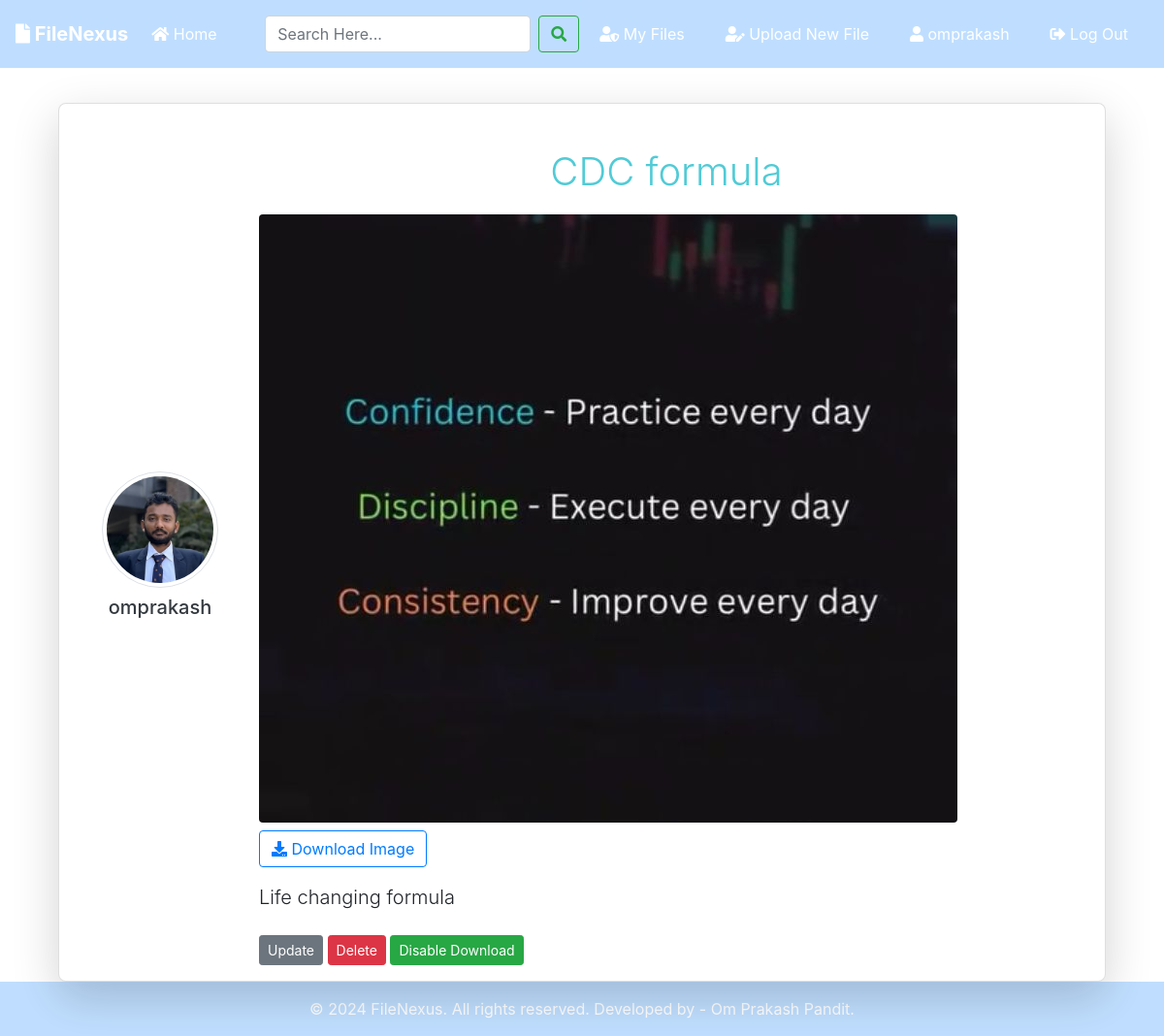
/post/6/ (signed in), run on the app's committed database.
### blog/models.py (models this page shows, shortened)
class Post(models.Model):
	title = models.CharField(max_length=100)
	file = models.FileField(null=True,blank=True,upload_to='Files')
	content = models.TextField()
	date_posted = models.DateTimeField(default=timezone.now)
	author = models.ForeignKey(User, on_delete=models.CASCADE)
	downloadable = models.BooleanField(default=True)
	def extension(self):
		name, extension = os.path.splitext(self.file.name)
		return extension

### users/models.py (models this page shows, shortened)
class Profile(models.Model):
    user = models.OneToOneField(User, on_delete=models.CASCADE)
    image = models.ImageField(default='default.jpg', upload_to='profile_pics')

### blog/views.py (the view)
# urls.py: path('post/<int:pk>/', PostDetailView.as_view(), name='post-detail'),
class PostDetailView(DetailView):
    model = Post
    template_name = 'blog/post_detail.html'

### blog/templates/blog/post_detail.html (shortened to what this page needs)
{% extends "blog/base.html" %}
{% block content %}
<div class="container mt-3">
    <div class="card shadow-lg">
        <div class="card-body">
            <div class="row align-items-center">
                <div class="col-md-2 user-info">
                    <img src="{{ object.author.profile.image.url }}" alt="{{ object.author.username }}" class="rounded-circle img-thumbnail img-fluid" style="width: 120px; height: 120px;">
                    <h5 class="mt-2">
                        <a href="{% url 'user-posts' object.author.username %}" class="text-dark">{{ object.author.username }}</a>
                    </h5>
                </div>
                <div class="col-md-10">
                    <h1 class="display-4">{{ object.title }}</h1>
                    {% if object.file %}
                        <div class="mt-3 mb-3">
                            {% if object.extension == '.jpg' or object.extension == 'jpeg' or object.extension == 'png' %}
                                <img src="{{ object.file.url }}" alt="Uploaded image" class="img-fluid rounded">
                                {% if object.downloadable %}
                                    <a href="{{ object.file.url }}" download class="btn btn-outline-primary mt-2"><i class="fas fa-download"></i> Download Image</a>
                                {% endif %}
                            {% else %}
                                {% if object.downloadable %}
                                    <a href="{{ object.file.url }}" download class="btn btn-outline-primary mt-2"><i class="fas fa-download"></i> Download File</a>
                                {% endif %}
                            {% endif %}
                        </div>
                    {% endif %}
                    <p class="lead">{{ object.content }}</p>
                    {% if object.author == user %}
                        <div class="mt-4">
                            <a class="btn btn-secondary btn-sm" href="{% url 'post-update' object.id %}">Update</a>
                            <a class="btn btn-danger btn-sm" href="{% url 'post-delete' object.id %}">Delete</a>
                            <form action="{% url 'toggle-download' object.id %}" method="post" style="display: inline;">
                                <button type="submit" class="btn btn-sm {% if object.downloadable %}btn-success{% else %}btn-warning{% endif %}">
                                    {% if object.downloadable %}
                                        Disable Download
                                    {% else %}
                                        Enable Download
                                    {% endif %}
                                </button>
                            </form>
                        </div>
                    {% endif %}
                </div>
            </div>
        </div>
    </div>
</div>
{% endblock content %}

### blog/templates/blog/base.html (shortened to what this page needs)
{% load static %}
{% load tz %}
<!doctype html>
<html lang="en">
<head>
    <link rel="stylesheet" href="https://stackpath.bootstrapcdn.com/bootstrap/4.3.1/css/bootstrap.min.css">
    <link rel="stylesheet" href="https://use.fontawesome.com/releases/v5.8.1/css/all.css">
    <link rel="stylesheet" href="{% static 'blog/main.css' %}">
</head>
<body>
    <nav class="navbar navbar-expand-lg navbar-dark bg-dark">
        <a class="navbar-brand font-weight-bold" href="{% url 'blog-home' %}"><i class="fas fa-file"></i> FileNexus</a>
        <div class="collapse navbar-collapse" id="navbarSupportedContent">
            <ul class="navbar-nav mr-auto">
                <li class="nav-item active">
                    <a class="nav-link" href="{% url 'blog-home' %}"><i class="fas fa-home"></i> Home <span class="sr-only">(current)</span></a>
                </li>
            </ul>
            <form id="searchform" class="form-inline" action="{% url 'search' %}" method="get">
                <input class="form-control mr-sm-2" type="search" name="q" value="{{ request.GET.q }}" placeholder="Search Here..." aria-label="Search">
                <button class="btn btn-outline-success my-2 my-sm-0" type="submit"><i class="fa fa-search"></i></button>
            </form>
            {% if user.is_authenticated %}
            <a href="{% url 'user-posts' user %}" class="btn text-white m-2"><i class="fas fa-user-shield"></i> My Files</a>
            <a href="{% url 'post-create' %}" class="btn text-white m-2"><i class="fas fa-user-edit"></i> Upload New File</a>
            <a href="{% url 'profile' %}" class="btn text-white m-2"><i class="fas fa-user"></i> {{ user.username }}</a>
            <form action="{% url 'logout' %}" method="post" style="display: inline;">
                <button type="submit" class="btn text-white m-2"><i class="fas fa-sign-out-alt"></i> Log Out</button>
            </form>
            {% else %}
            <a href="{% url 'login' %}" class="btn text-white m-2"><i class="fas fa-user-tie"></i> Log In</a>
            <a href="{% url 'register' %}" class="btn text-white m-2"> <i class="fas fa-sign-in-alt"></i> Sign Up</a>
            {% endif %}
        </div>
    </nav>
    <div class="container my-bg">
        {% block content %}
        {% endblock %}
    </div>
    <footer class="footer bg-dark text-white">
        <div class="container text-center py-3">
            © {% now "Y" %} FileNexus. All rights reserved. Developed by - Om Prakash Pandit.
        </div>
    </footer>
</body>
</html>

### blog/static/blog/main.css (style rules this page uses)
html { height: 100%; }
body { background-image: url('https://images.pexels.com/photos/956999/milky-way-starry-sky-night-sky-star-956999.jpeg?auto=compress&cs=tinysrgb&w=1260&h=750&dpr=1'); background-size: cover; background-position: center; background-repeat: no-repeat; background-attachment: fixed; display: flex; flex-direction: column; min-height: 100vh; margin: 0; }
.bg-dark { background-color: rgba(0, 123, 255, .25) !important; }
h2, h3, h4, h5, h6 { color: #58c5cf; margin: 5px; }
h1 { color: #51cbd6; margin: 20px; text-align: center; }
ul { margin: 0; }
.container.my-bg { flex: 1 0 auto; margin-top: 20px; }
.card { overflow: hidden; position: relative; padding-top: 60px; }
.footer { background-color: #343a40; color: white; flex-shrink: 0; width: 100%; }

### blog/templates/blog/post_detail.html (style rules this page uses)
.user-info { display: flex; flex-direction: column; align-items: center; justify-content: center; height: 100%; }
.card { border-radius: 0.5rem; }
.card img { max-width: 100%; height: auto; }
.card-body { padding: 1rem 2rem; margin-top: -50px; }
.display-4 { font-size: 2.5rem; }

### data on the page
Post: author.profile.image (picture), author.username "omprakash", title "CDC formula", file (picture), content "Life changing formula"

### other printed values
{{ user.username }} "omprakash"
